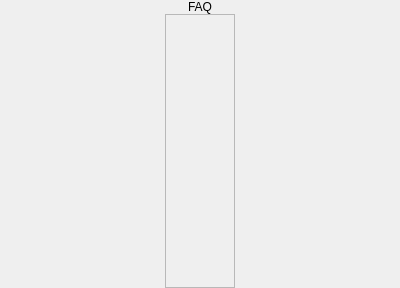
<?xml version="1.0" encoding="UTF-8"?>
<ui version="4.0">
 <class>FAQScreen</class>
 <widget class="QWidget" name="FAQScreen">
  <property name="geometry">
   <rect>
    <x>0</x>
    <y>0</y>
    <width>400</width>
    <height>288</height>
   </rect>
  </property>
  <property name="windowTitle">
   <string>Form</string>
  </property>
  <layout class="QVBoxLayout" name="verticalLayout">
   <property name="spacing">
    <number>0</number>
   </property>
   <property name="leftMargin">
    <number>0</number>
   </property>
   <property name="topMargin">
    <number>0</number>
   </property>
   <property name="rightMargin">
    <number>0</number>
   </property>
   <property name="bottomMargin">
    <number>0</number>
   </property>
   <item alignment="Qt::AlignHCenter">
    <widget class="QLabel" name="lblCaption">
     <property name="sizePolicy">
      <sizepolicy hsizetype="Preferred" vsizetype="Fixed">
       <horstretch>0</horstretch>
       <verstretch>0</verstretch>
      </sizepolicy>
     </property>
     <property name="text">
      <string>FAQ</string>
     </property>
     <property name="alignment">
      <set>Qt::AlignCenter</set>
     </property>
    </widget>
   </item>
   <item alignment="Qt::AlignHCenter">
    <widget class="QScrollArea" name="scaFAQ">
     <property name="sizePolicy">
      <sizepolicy hsizetype="Fixed" vsizetype="Preferred">
       <horstretch>0</horstretch>
       <verstretch>0</verstretch>
      </sizepolicy>
     </property>
     <property name="frameShape">
      <enum>QFrame::StyledPanel</enum>
     </property>
     <property name="lineWidth">
      <number>0</number>
     </property>
     <property name="verticalScrollBarPolicy">
      <enum>Qt::ScrollBarAlwaysOff</enum>
     </property>
     <property name="horizontalScrollBarPolicy">
      <enum>Qt::ScrollBarAlwaysOff</enum>
     </property>
     <property name="widgetResizable">
      <bool>true</bool>
     </property>
     <property name="alignment">
      <set>Qt::AlignLeading|Qt::AlignLeft|Qt::AlignTop</set>
     </property>
     <widget class="QWidget" name="scrollAreaWidgetContents">
      <property name="geometry">
       <rect>
        <x>0</x>
        <y>0</y>
        <width>68</width>
        <height>269</height>
       </rect>
      </property>
      <property name="maximumSize">
       <size>
        <width>1600000</width>
        <height>1600000</height>
       </size>
      </property>
      <property name="layoutDirection">
       <enum>Qt::LeftToRight</enum>
      </property>
     </widget>
    </widget>
   </item>
  </layout>
 </widget>
 <resources/>
 <connections/>
</ui>
